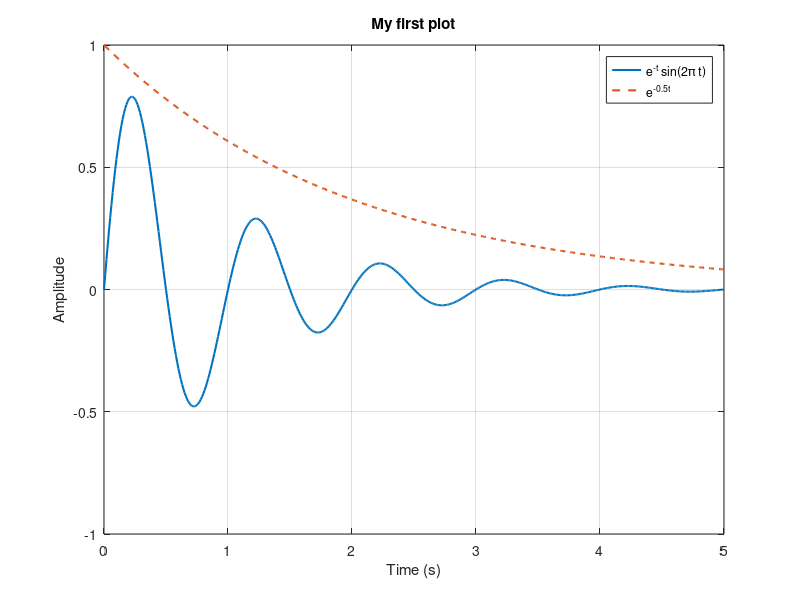
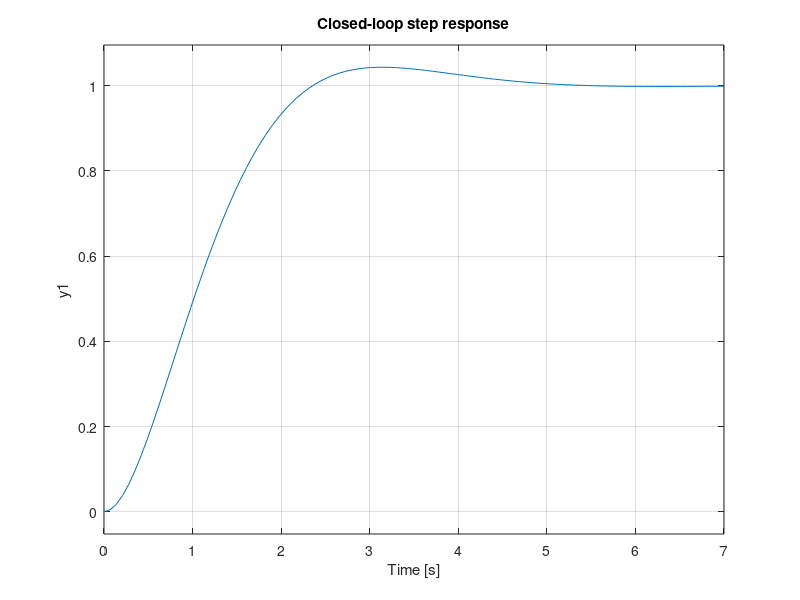

Here is the MATLAB script that generated these plots, in order: (Note: this script raises an error after producing the figures.)
%% الجلسة 1: أساسيات MATLAB لأنظمة التحكم
clc; clear; close all;

%% 1. المصفوفات
A = [1 2 3; 4 5 6; 7 8 10];
b = [1; 2; 3];
x = A \ b

%% 2. الرسم
t  = 0:0.01:5;
y1 = exp(-t) .* sin(2*pi*t);
y2 = exp(-0.5*t);
figure;
plot(t, y1, 'LineWidth', 1.5); hold on;
plot(t, y2, '--', 'LineWidth', 1.5);
grid on; xlabel('Time (s)'); ylabel('Amplitude');
legend('e^{-t} sin(2\pi t)', 'e^{-0.5t}'); title('My first plot');

%% 3. تابع التحويل والاستجابة
s = tf('s');
G = 1 / (s*(0.5*s + 1));
T = feedback(G, 1);
figure; step(T); grid on; title('Closed-loop step response');
info = stepinfo(T)
